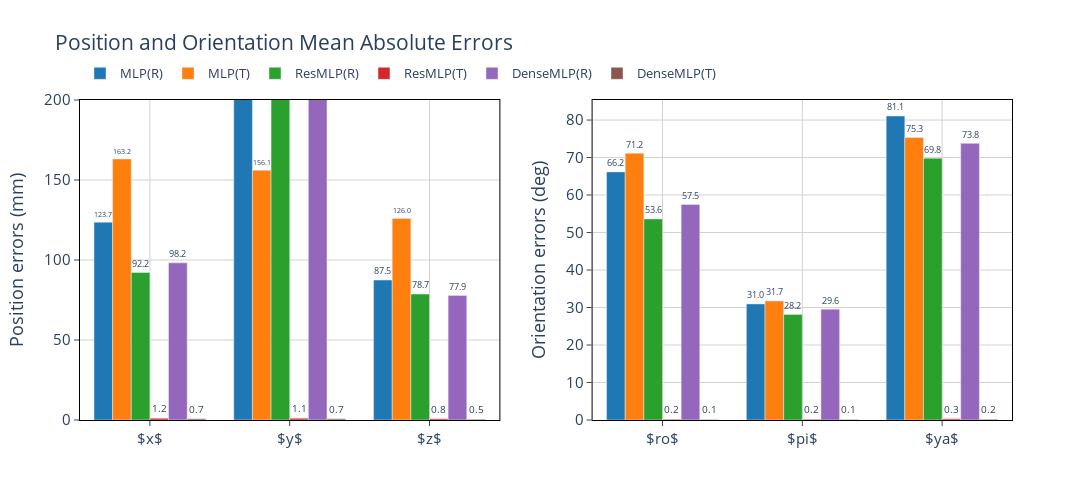

Source (notebook cell):
### Code cell
from plotly.subplots import make_subplots
import plotly.graph_objects as go

networks = ["MLP(R)", "MLP(T)", "ResMLP(R)", "ResMLP(T)", "DenseMLP(R)", "DenseMLP(T)"]
plot_names_1 = ["$x$", "$y$", "$z$"]
plot_names_2 = ["$ro$", "$pi$", "$ya$"]
#data_plot = np.array(data_plot)
#colors = ["orange", "lightsalmon", "indianred", "lightsalmon", "indianred", "blue", "indianred", "cadetblue", "indianred", "darkgray"]
colors = [
    '#1f77b4',  # muted blue
    '#ff7f0e',  # safety orange
    '#2ca02c',  # cooked asparagus green
    '#d62728',  # brick red
    '#9467bd',  # muted purple
    '#8c564b',  # chestnut brown
    '#e377c2',  # raspberry yogurt pink
    '#7f7f7f',  # middle gray
    '#bcbd22',  # curry yellow-green
    '#17becf'   # blue-teal
]
neurons = 1024

#fig = go.Figure()

fig = make_subplots(rows=1, cols=2) #, subplot_titles=("Position", "Orientation"))

### plot the position errors
for i in range(6):
  fig.add_trace(go.Bar(
      x=plot_names_1,
      y=data_plot_pos[i,:],
      name=networks[i],
      marker_color=colors[i],
      #text=data_plot[:,i],
      #textposition='auto',
  ), row=1, col=1)


  fig.add_trace(go.Bar(
      x=plot_names_2,
      y=data_plot_ori[i,:],
      #name=networks[i],
      marker_color=colors[i],
      #text=data_plot[:,i],
      #textposition='auto',
      showlegend=False
  ), row=1, col=2)



# Here we modify the tickangle of the xaxis, resulting in rotated labels.
fig.update_layout(barmode='group',
                  plot_bgcolor='white',
                  xaxis_tickangle=0,
                  font=dict(size=15),
                  #legend_title_text='Neurons:',
                  title='Position and Orientation Mean Absolute Errors',
                  #xaxis_title='Position',
                  #yaxis_title='Position errors (mm)',
                  yaxis_range=[0,200],
                  width=1200,
                  height=500,
                  legend=dict(
                      yanchor="top",
                      y=1.13,
                      xanchor="left",
                      x=0.0,
                      orientation="h",
                      font_size = 13
                  )
)

fig.update_xaxes(
    mirror=True,
    ticks='outside',
    showline=True,
    linecolor='black',
    gridcolor='lightgrey',
)
fig.update_yaxes(
    mirror=True,
    ticks='outside',
    showline=True,
    linecolor='black',
    gridcolor='lightgrey'
)

fig.update_yaxes(title_text="Position errors (mm)", row=1, col=1)
fig.update_yaxes(title_text="Orientation errors (deg)", row=1, col=2)

fig.update_traces(texttemplate='%{y:.1f}', textposition='outside', textfont_size=10, textangle=0)
fig.show()
#fig.write_image("../ikresults/all_errors_1.pdf", engine="kaleido")
#fig.to_image(format="pdf", engine="kaleido")

### Figure 1 — Plotly figure (JSON) as saved in the notebook; plotly's stock layout.template omitted (floating-point values rounded to 4 significant figures)
{"data": [{"marker": {"color": "#1f77b4"}, "name": "MLP(R)", "textangle": 0, "textfont": {"size": 10}, "textposition": "outside", "texttemplate": "%{y:.1f}", "type": "bar", "x": ["$x$", "$y$", "$z$"], "xaxis": "x", "y": [123.7, 282.7, 87.47], "yaxis": "y"}, {"marker": {"color": "#1f77b4"}, "showlegend": false, "textangle": 0, "textfont": {"size": 10}, "textposition": "outside", "texttemplate": "%{y:.1f}", "type": "bar", "x": ["$ro$", "$pi$", "$ya$"], "xaxis": "x2", "y": [66.17, 30.96, 81.08], "yaxis": "y2"}, {"marker": {"color": "#ff7f0e"}, "name": "MLP(T)", "textangle": 0, "textfont": {"size": 10}, "textposition": "outside", "texttemplate": "%{y:.1f}", "type": "bar", "x": ["$x$", "$y$", "$z$"], "xaxis": "x", "y": [163.2, 156.1, 126.0], "yaxis": "y"}, {"marker": {"color": "#ff7f0e"}, "showlegend": false, "textangle": 0, "textfont": {"size": 10}, "textposition": "outside", "texttemplate": "%{y:.1f}", "type": "bar", "x": ["$ro$", "$pi$", "$ya$"], "xaxis": "x2", "y": [71.16, 31.75, 75.33], "yaxis": "y2"}, {"marker": {"color": "#2ca02c"}, "name": "ResMLP(R)", "textangle": 0, "textfont": {"size": 10}, "textposition": "outside", "texttemplate": "%{y:.1f}", "type": "bar", "x": ["$x$", "$y$", "$z$"], "xaxis": "x", "y": [92.17, 249.6, 78.7], "yaxis": "y"}, {"marker": {"color": "#2ca02c"}, "showlegend": false, "textangle": 0, "textfont": {"size": 10}, "textposition": "outside", "texttemplate": "%{y:.1f}", "type": "bar", "x": ["$ro$", "$pi$", "$ya$"], "xaxis": "x2", "y": [53.63, 28.17, 69.81], "yaxis": "y2"}, {"marker": {"color": "#d62728"}, "name": "ResMLP(T)", "textangle": 0, "textfont": {"size": 10}, "textposition": "outside", "texttemplate": "%{y:.1f}", "type": "bar", "x": ["$x$", "$y$", "$z$"], "xaxis": "x", "y": [1.171, 1.145, 0.8178], "yaxis": "y"}, {"marker": {"color": "#d62728"}, "showlegend": false, "textangle": 0, "textfont": {"size": 10}, "textposition": "outside", "texttemplate": "%{y:.1f}", "type": "bar", "x": ["$ro$", "$pi$", "$ya$"], "xaxis": "x2", "y": [0.2169, 0.2231, 0.3016], "yaxis": "y2"}, {"marker": {"color": "#9467bd"}, "name": "DenseMLP(R)", "textangle": 0, "textfont": {"size": 10}, "textposition": "outside", "texttemplate": "%{y:.1f}", "type": "bar", "x": ["$x$", "$y$", "$z$"], "xaxis": "x", "y": [98.23, 252.7, 77.88], "yaxis": "y"}, {"marker": {"color": "#9467bd"}, "showlegend": false, "textangle": 0, "textfont": {"size": 10}, "textposition": "outside", "texttemplate": "%{y:.1f}", "type": "bar", "x": ["$ro$", "$pi$", "$ya$"], "xaxis": "x2", "y": [57.47, 29.55, 73.78], "yaxis": "y2"}, {"marker": {"color": "#8c564b"}, "name": "DenseMLP(T)", "textangle": 0, "textfont": {"size": 10}, "textposition": "outside", "texttemplate": "%{y:.1f}", "type": "bar", "x": ["$x$", "$y$", "$z$"], "xaxis": "x", "y": [0.7404, 0.7248, 0.5169], "yaxis": "y"}, {"marker": {"color": "#8c564b"}, "showlegend": false, "textangle": 0, "textfont": {"size": 10}, "textposition": "outside", "texttemplate": "%{y:.1f}", "type": "bar", "x": ["$ro$", "$pi$", "$ya$"], "xaxis": "x2", "y": [0.1445, 0.1469, 0.1941], "yaxis": "y2"}], "layout": {"barmode": "group", "font": {"size": 15}, "height": 500, "legend": {"font": {"size": 13}, "orientation": "h", "x": 0, "xanchor": "left", "y": 1.13, "yanchor": "top"}, "plot_bgcolor": "white", "title": {"text": "Position and Orientation Mean Absolute Errors"}, "width": 1200, "xaxis": {"anchor": "y", "autorange": true, "domain": [0, 0.45], "gridcolor": "lightgrey", "linecolor": "black", "mirror": true, "range": [-0.5, 2.5], "showline": true, "tickangle": 0, "ticks": "outside", "type": "category"}, "xaxis2": {"anchor": "y2", "autorange": true, "domain": [0.55, 1], "gridcolor": "lightgrey", "linecolor": "black", "mirror": true, "range": [-0.5, 2.5], "showline": true, "ticks": "outside", "type": "category"}, "yaxis": {"anchor": "x", "domain": [0, 1], "gridcolor": "lightgrey", "linecolor": "black", "mirror": true, "range": [0, 200], "showline": true, "ticks": "outside", "title": {"text": "Position errors (mm)"}, "type": "linear"}, "yaxis2": {"anchor": "x2", "autorange": true, "domain": [0, 1], "gridcolor": "lightgrey", "linecolor": "black", "mirror": true, "range": [0, 85.34], "showline": true, "ticks": "outside", "title": {"text": "Orientation errors (deg)"}, "type": "linear"}}}
